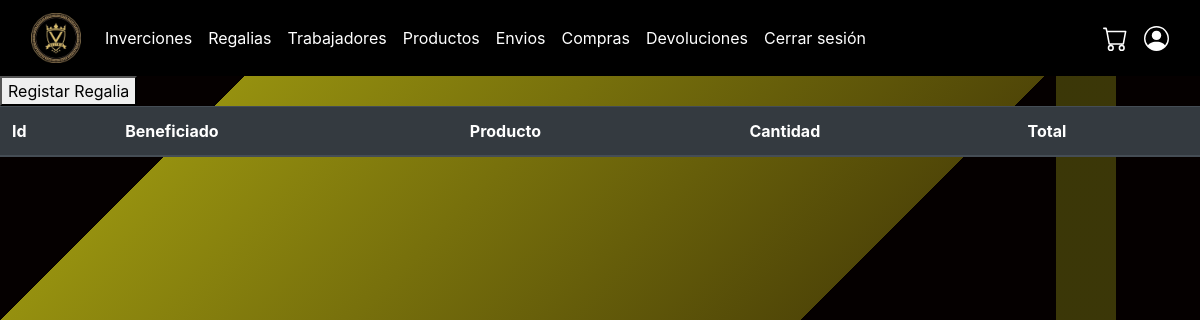
The app's page /regalias (signed in), older data.
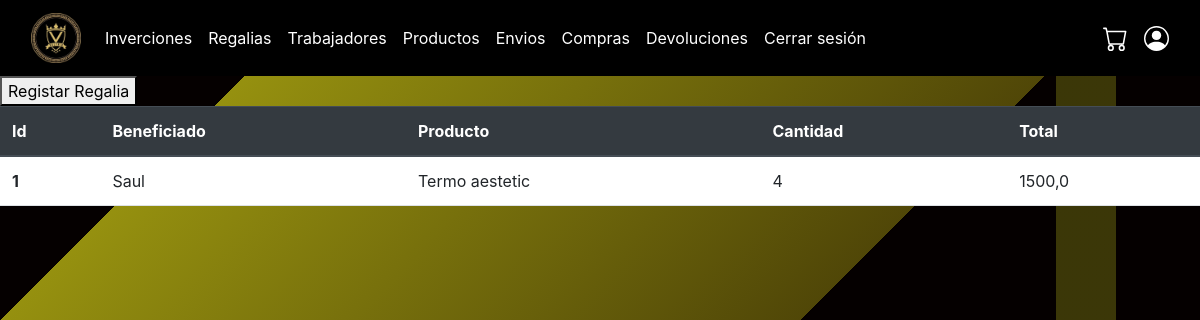
The same page, newer data.
### plus/models.py (models this page shows, shortened)
class Regalias(models.Model):
    cantidad = models.IntegerField()
    monto_total = models.FloatField()
    fecha_regalia = models.DateField()
    beneficiado = models.CharField(max_length=50)
    justificacion = models.CharField(max_length=50)
    producto = models.ForeignKey(Producto, on_delete=models.CASCADE)

class Producto(models.Model):
    descripcion = models.CharField(max_length=100, default='Sin descripción')
    precio = models.FloatField()
    nombre = models.CharField(max_length=40)
    cantidad = models.IntegerField()
    peso = models.FloatField()
    imagen = models.URLField(
        verbose_name='Imagen del producto',
        default='https://upload.wikimedia.org/wikipedia/commons/thumb/d/da/Imagen_no_disponible.svg/768px-Imagen_no_disponible.svg.png'
    )

### plus/views.py (the view)
# urls.py: path('regalias',views.regalias,name="regalias"),
@staff_required
def regalias(request):
    regalia = Regalias.objects.all()
    return render(request, "plus/administracion/regalia.html",{
        'regalias' : regalia
    })

### plus/views.py (called while the page is built)
def is_staff_user(user):
    return user.is_staff

### plus/templates/plus/administracion/regalia.html (shortened to what this page needs)
{% extends "plus/administracion/layout.html" %}
{% block body %}
    <div>
        <form action="{% url 'registro_regalias' %}">
            <button type="submit">Registar Regalia</button>
        </form>
    </div>
 <div style="display: flex; gap: 10px; flex-grow: 1;">
        <table style="flex: 1;" class="table">
            <thead class="thead-dark">
                <tr>
                    <th scope="col">Id</th>
                    <th scope="col">Beneficiado</th>
                    <th scope="col">Producto</th>
                    <th scope="col">Cantidad</th>
                    <th scope="col">Total</th>
                </tr>
            </thead>
            <tbody>
                {% for regalia in regalias %}
                <tr>
                    <th scope="row">{{ regalia.id }}</th>
                    <td>{{ regalia.beneficiado }}</td>
                    <td>{{ regalia.producto.nombre }}</td>
                    <td>{{ regalia.cantidad }}</td>
                    <td>{{ regalia.monto_total }}</td>
                </tr>
                {% endfor %}
            </tbody>
        </table>
{% endblock %}

Row changes from the older to the newer data that the page shows:
added Regalias: id "1", beneficiado "Saul", producto.nombre "Termo aestetic", cantidad "4", monto_total "1500,0"
